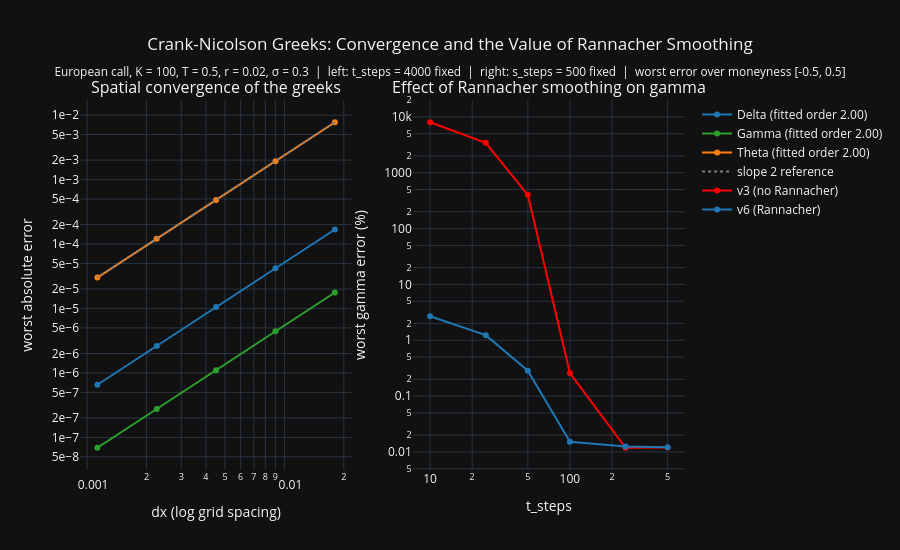

The cell this chart's notebook holds for it:
### Code cell
GREEKS = ("Delta", "Gamma", "Theta")
COLOURS = {"Delta": "#1f77b4", "Gamma": "#2ca02c", "Theta": "#ff7f0e"}


def _worst_errors(s_steps, t_steps, version, moneyness_min=-0.5, moneyness_max=0.5):
    """
    Worst |error| in each greek over the moneyness window, against the BS baseline.

    Returns (dx, abs_err, rel_err), where the two error terms are dicts keyed by
    greek name. Uses the call, since by put-call parity the put has an identical
    absolute error.
    """
    option = EuropeanOption(K, T, contract_type="call")

    _, delta, gamma, theta, x = option.price_CN(
        S0=S0, r=r, sigma=sigma, s_steps=s_steps, t_steps=t_steps,
        version=version, return_greeks=True,
    )

    # remove boundaries; the greeks already have them removed
    x = x[1:-1]
    S = np.exp(x)

    moneyness = x - np.log(K)
    window = (moneyness >= moneyness_min) & (moneyness <= moneyness_max)

    cn = dict(zip(GREEKS, (delta, gamma, theta)))
    bs = dict(zip(GREEKS, bs_greeks(S, K, r, sigma, T, type="call")))

    abs_err = {g: np.abs(cn[g][window] - bs[g][window]).max() for g in GREEKS}
    rel_err = {g: np.abs((cn[g][window] - bs[g][window]) / bs[g][window]).max() for g in GREEKS}

    return x[1] - x[0], abs_err, rel_err


# LEFT PANEL: spatial convergence.
# hold t_steps large so the dx truncation error dominates, then halve dx repeatedly
S_STEPS_SWEEP = [125, 250, 500, 1000, 2000]
T_STEPS_FIXED = 4000

dxs = []
convergence = {greek: [] for greek in GREEKS}

for n in S_STEPS_SWEEP:
    dx, abs_err, _ = _worst_errors(n, T_STEPS_FIXED, version="v6")
    dxs.append(dx)
    for greek in GREEKS:
        convergence[greek].append(abs_err[greek])

dxs = np.array(dxs)


# RIGHT PANEL: the value of Rannacher smoothing.
# hold s_steps fixed and shrink t_steps, so dt grows relative to dx^2. gamma is the
# worst affected greek, since it is the second derivative of the payoff kink
S_STEPS_FIXED = 500
T_STEPS_SWEEP = [10, 25, 50, 100, 250, 500]

rannacher = {"v3": [], "v6": []}

for version in rannacher:
    for n in T_STEPS_SWEEP:
        _, _, rel_err = _worst_errors(S_STEPS_FIXED, n, version=version)
        rannacher[version].append(rel_err["Gamma"] * 100)


fig = make_subplots(
    rows=1,
    cols=2,
    subplot_titles=(
        "Spatial convergence of the greeks",
        "Effect of Rannacher smoothing on gamma",
    ),
)

# left panel: one line per greek, with the fitted order in the legend
for greek in GREEKS:
    order = np.polyfit(np.log(dxs), np.log(convergence[greek]), 1)[0]
    fig.add_trace(
        go.Scatter(
            x=dxs,
            y=convergence[greek],
            mode="lines+markers",
            name=f"{greek} (fitted order {order:.2f})",
            line=dict(color=COLOURS[greek]),
        ),
        row=1,
        col=1,
    )

# left panel again: a slope 2 guide, anchored to the first theta point
fig.add_trace(
    go.Scatter(
        x=dxs,
        y=convergence["Theta"][0] * (dxs / dxs[0]) ** 2,
        mode="lines",
        name="slope 2 reference",
        line=dict(color="grey", dash="dot"),
    ),
    row=1,
    col=1,
)

# right panel: gamma error with and without the implicit Euler startup steps
for version, colour, label in [("v3", "red", "v3 (no Rannacher)"),
                               ("v6", "#1f77b4", "v6 (Rannacher)")]:
    fig.add_trace(
        go.Scatter(
            x=T_STEPS_SWEEP,
            y=rannacher[version],
            mode="lines+markers",
            name=label,
            line=dict(color=colour),
        ),
        row=1,
        col=2,
    )

fig.update_xaxes(type="log", title_text="dx (log grid spacing)", row=1, col=1)
fig.update_yaxes(type="log", title_text="worst absolute error", tickformat=".0e", row=1, col=1)

fig.update_xaxes(type="log", title_text="t_steps", row=1, col=2)
fig.update_yaxes(type="log", title_text="worst gamma error (%)", row=1, col=2)

fig.update_layout(
    title={
        "text": (
            "Crank-Nicolson Greeks: Convergence and the Value of Rannacher Smoothing"
            f"<br><sub>European call, K = {K}, T = {T}, r = {r}, σ = {sigma}"
            f" &nbsp;|&nbsp; left: t_steps = {T_STEPS_FIXED} fixed"
            f" &nbsp;|&nbsp; right: s_steps = {S_STEPS_FIXED} fixed"
            f" &nbsp;|&nbsp; worst error over moneyness [{-0.5}, {0.5}]</sub>"
        ),
        "x": 0.5,
        "xanchor": "center",
    },
    height=550,
)

fig.show()

### Figure 1 — Plotly figure (JSON) as saved in the notebook; plotly's stock layout.template omitted (floating-point values rounded to 4 significant figures)
{"data": [{"line": {"color": "#1f77b4"}, "mode": "lines+markers", "name": "Delta (fitted order 2.00)", "x": [0.01802, 0.009012, 0.004506, 0.002253, 0.001126], "y": [0.0001679, 4.203e-05, 1.051e-05, 2.626e-06, 6.562e-07], "type": "scatter", "xaxis": "x", "yaxis": "y"}, {"line": {"color": "#2ca02c"}, "mode": "lines+markers", "name": "Gamma (fitted order 2.00)", "x": [0.01802, 0.009012, 0.004506, 0.002253, 0.001126], "y": [1.769e-05, 4.418e-06, 1.105e-06, 2.762e-07, 6.91e-08], "type": "scatter", "xaxis": "x", "yaxis": "y"}, {"line": {"color": "#ff7f0e"}, "mode": "lines+markers", "name": "Theta (fitted order 2.00)", "x": [0.01802, 0.009012, 0.004506, 0.002253, 0.001126], "y": [0.007741, 0.001929, 0.0004824, 0.0001206, 3.016e-05], "type": "scatter", "xaxis": "x", "yaxis": "y"}, {"line": {"color": "grey", "dash": "dot"}, "mode": "lines", "name": "slope 2 reference", "x": [0.01802, 0.009012, 0.004506, 0.002253, 0.001126], "y": [0.007741, 0.001935, 0.0004838, 0.0001209, 3.024e-05], "type": "scatter", "xaxis": "x", "yaxis": "y"}, {"line": {"color": "red"}, "mode": "lines+markers", "name": "v3 (no Rannacher)", "x": [10, 25, 50, 100, 250, 500], "y": [8010.0, 3441.0, 401.6, 0.2593, 0.01189, 0.01201], "type": "scatter", "xaxis": "x2", "yaxis": "y2"}, {"line": {"color": "#1f77b4"}, "mode": "lines+markers", "name": "v6 (Rannacher)", "x": [10, 25, 50, 100, 250, 500], "y": [2.687, 1.235, 0.2854, 0.01522, 0.01249, 0.01216], "type": "scatter", "xaxis": "x2", "yaxis": "y2"}], "layout": {"xaxis": {"anchor": "y", "domain": [0.0, 0.45], "title": {"text": "dx (log grid spacing)"}, "type": "log"}, "yaxis": {"anchor": "x", "domain": [0.0, 1.0], "title": {"text": "worst absolute error"}, "type": "log", "tickformat": ".0e"}, "xaxis2": {"anchor": "y2", "domain": [0.55, 1.0], "title": {"text": "t_steps"}, "type": "log"}, "yaxis2": {"anchor": "x2", "domain": [0.0, 1.0], "title": {"text": "worst gamma error (%)"}, "type": "log"}, "annotations": [{"font": {"size": 16}, "showarrow": false, "text": "Spatial convergence of the greeks", "x": 0.225, "xanchor": "center", "xref": "paper", "y": 1.0, "yanchor": "bottom", "yref": "paper"}, {"font": {"size": 16}, "showarrow": false, "text": "Effect of Rannacher smoothing on gamma", "x": 0.775, "xanchor": "center", "xref": "paper", "y": 1.0, "yanchor": "bottom", "yref": "paper"}], "title": {"text": "Crank-Nicolson Greeks: Convergence and the Value of Rannacher Smoothing<br><sub>European call, K = 100, T = 0.5, r = 0.02, σ = 0.3 &nbsp;|&nbsp; left: t_steps = 4000 fixed &nbsp;|&nbsp; right: s_steps = 500 fixed &nbsp;|&nbsp; worst error over moneyness [-0.5, 0.5]</sub>", "x": 0.5, "xanchor": "center"}, "height": 550}}
